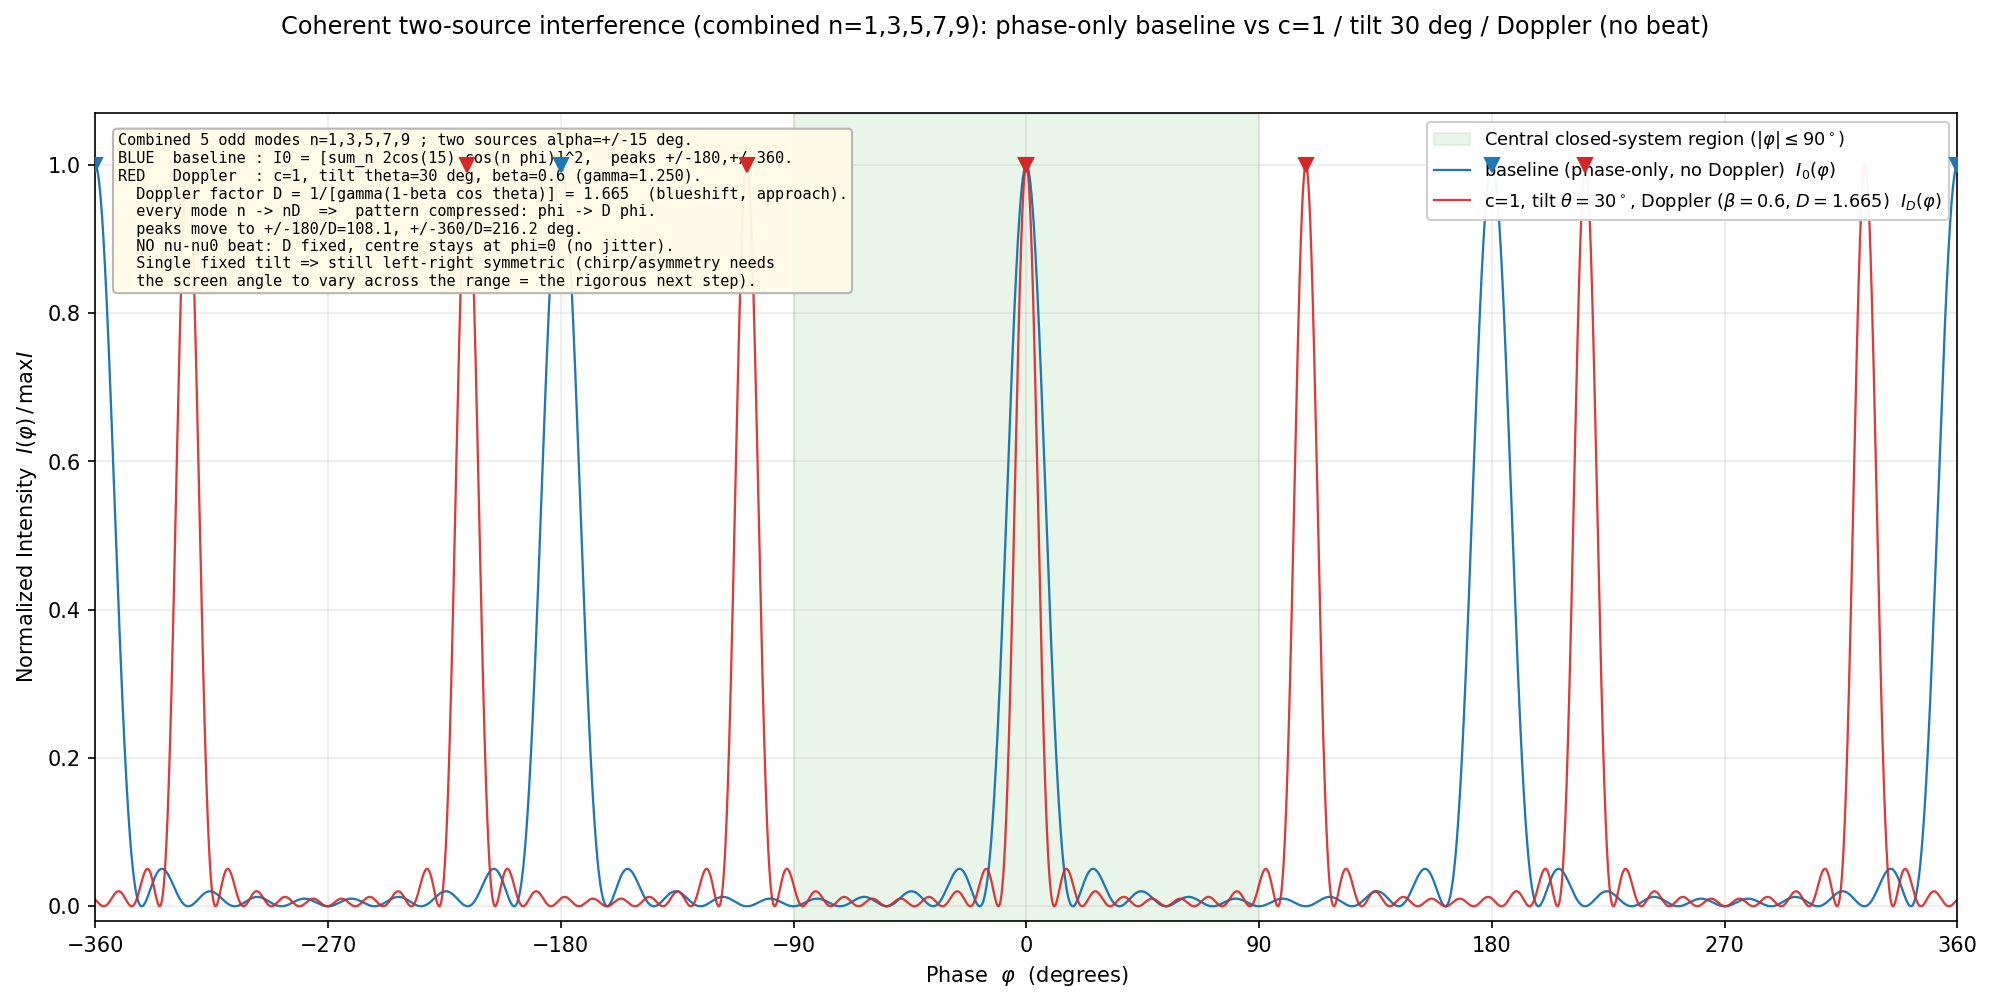

Write Python code to recreate this figure.
#!/usr/bin/env python3
# -*- coding: utf-8 -*-
"""
================================================================================
 Combined odd-harmonic two-source interference, full +/-360 deg, with the
 c=1 / tilt theta=30 deg / relativistic-Doppler line OVERLAID on the phase-only
 baseline.  NO nu-nu0 beat (no centre jitter): the Doppler here is the STATIC
 frequency shift of a source/observer relative velocity beta at the fixed tilt.
================================================================================

Baseline (phase-only, blue):
    psi(phi)   = sum_n [cos(n phi - a) + cos(n phi + a)] ,  n = 1,3,5,7,9, a=15deg
    I0(phi)    = psi(phi)^2  (normalized max 1)
    -> period 180 deg, peaks at -360,-180,0,180,360.

Doppler line (c=1, tilt theta=30 deg, beta, red):
    A relative velocity beta at angle theta from the screen normal gives the
    relativistic Doppler factor (at this fixed tilt)
        D = 1 / ( gamma (1 - beta cos theta) ) ,  gamma = 1/sqrt(1-beta^2).
    The observed frequency of every mode is scaled n -> n D, so the OBSERVED
    pattern is the baseline with phi -> D phi:
        psi_D(phi) = sum_n [cos(n D phi - a) + cos(n D phi + a)]
        ID(phi)    = psi_D(phi)^2  (normalized max 1).
    For theta=30 deg the source is approaching (cos30>0) => blueshift D>1 =>
    the whole interference pattern is COMPRESSED in phase: the main peaks move
    from +/-180,+/-360 to +/-180/D, +/-360/D.  (Still left-right SYMMETRIC,
    because at a single fixed tilt D is one constant; the chirp/asymmetry of the
    rigorous treatment appears only when the screen angle varies across the range.)

    NO beat: D is fixed (no nu-nu0 fluctuation), so the central peak stays at
    phi=0 and nothing jitters.

Author: N. Kihara (peer-review dialogue note), 2026.  Doppler overlay, beat OFF.
================================================================================
"""

import os
import numpy as np
import matplotlib
matplotlib.use("Agg")
import matplotlib.pyplot as plt

# ------------------------------- parameters --------------------------------- #
MODES     = [1, 3, 5, 7, 9]
ALPHA_DEG = 15.0
THETA_DEG = 30.0                   # optical-axis tilt
BETA      = 0.6                    # source/observer relative speed (c=1), default
PHI_MAX   = 360.0
NPHI      = 600001
OUTDIR    = os.path.dirname(os.path.abspath(__file__))

alpha = np.deg2rad(ALPHA_DEG)
theta = np.deg2rad(THETA_DEG)
gamma = 1.0 / np.sqrt(1.0 - BETA**2)
D = 1.0 / (gamma * (1.0 - BETA * np.cos(theta)))     # Doppler factor at the tilt

# ------------------------------- waves -------------------------------------- #
def psi(phi_rad, scale=1.0):
    out = np.zeros_like(phi_rad)
    for n in MODES:
        out += np.cos(n * scale * phi_rad - alpha) + np.cos(n * scale * phi_rad + alpha)
    return out

phi_deg = np.linspace(-PHI_MAX, PHI_MAX, NPHI)
phi = np.deg2rad(phi_deg)

I0 = psi(phi, 1.0) ** 2
I0 /= I0.max()
ID = psi(phi, D) ** 2
ID /= ID.max()

base_peaks = [-360, -180, 0, 180, 360]
dop_peaks = [p / D for p in base_peaks]

# ------------------------------- figure ------------------------------------- #
fig, ax = plt.subplots(figsize=(13.4, 6.8))

ax.axvspan(-90, 90, color="#2ca02c", alpha=0.10,
           label=r"Central closed-system region ($|\varphi|\leq 90^\circ$)")

ax.plot(phi_deg, I0, color="#1f77b4", lw=1.1,
        label=r"baseline (phase-only, no Doppler)  $I_0(\varphi)$")
ax.plot(phi_deg, ID, color="#d62728", lw=1.1, alpha=0.9,
        label=r"c=1, tilt $\theta=30^\circ$, Doppler ($\beta=%.1f$, $D=%.3f$)  $I_D(\varphi)$"
              % (BETA, D))

ax.plot(base_peaks, [1]*len(base_peaks), "v", color="#1f77b4", ms=7, zorder=6)
ax.plot(dop_peaks, [1]*len(dop_peaks), "v", color="#d62728", ms=7, zorder=6)

ax.set_xlim(-PHI_MAX, PHI_MAX)
ax.set_ylim(-0.02, 1.07)
ax.set_xticks(range(-360, 361, 90))
ax.set_xlabel(r"Phase  $\varphi$  (degrees)")
ax.set_ylabel(r"Normalized Intensity  $I(\varphi)\,/\,\max I$")
ax.grid(alpha=0.25)
ax.legend(loc="upper right", fontsize=8.5, framealpha=0.95)

setup = (
    "Combined 5 odd modes n=1,3,5,7,9 ; two sources alpha=+/-15 deg.\n"
    "BLUE  baseline : I0 = [sum_n 2cos(15) cos(n phi)]^2,  peaks +/-180,+/-360.\n"
    "RED   Doppler  : c=1, tilt theta=30 deg, beta=%.1f (gamma=%.3f).\n"
    "  Doppler factor D = 1/[gamma(1-beta cos theta)] = %.3f  (blueshift, approach).\n"
    "  every mode n -> nD  =>  pattern compressed: phi -> D phi.\n"
    "  peaks move to +/-180/D=%.1f, +/-360/D=%.1f deg.\n"
    "  NO nu-nu0 beat: D fixed, centre stays at phi=0 (no jitter).\n"
    "  Single fixed tilt => still left-right symmetric (chirp/asymmetry needs\n"
    "  the screen angle to vary across the range = the rigorous next step)."
    % (BETA, gamma, D, 180/D, 360/D)
)
ax.text(0.012, 0.975, setup, transform=ax.transAxes, va="top", ha="left",
        fontsize=7.3, family="monospace",
        bbox=dict(boxstyle="round", fc="#fffbe6", ec="0.7", alpha=0.95))

fig.suptitle("Coherent two-source interference (combined n=1,3,5,7,9): "
             "phase-only baseline vs c=1 / tilt 30 deg / Doppler (no beat)",
             fontsize=11.5)
fig.tight_layout(rect=[0, 0, 1, 0.95])

base = os.path.join(OUTDIR, "relphase_combined_doppler_overlay")
fig.savefig(base + ".png", dpi=150, bbox_inches="tight")
fig.savefig(base + ".svg", bbox_inches="tight")
plt.close(fig)

# ------------------------------- report ------------------------------------- #
print("MODES =", MODES, " alpha=%.0f deg  theta=%.0f deg  beta=%.2f" %
      (ALPHA_DEG, THETA_DEG, BETA))
print("gamma = %.4f   Doppler factor D = %.4f   (lambda_obs = 1/D = %.4f)" %
      (gamma, D, 1.0/D))
print("baseline peaks  :", base_peaks)
print("Doppler  peaks  :", [round(p, 1) for p in dop_peaks])
print("Outputs ->", base + ".png / .svg")
